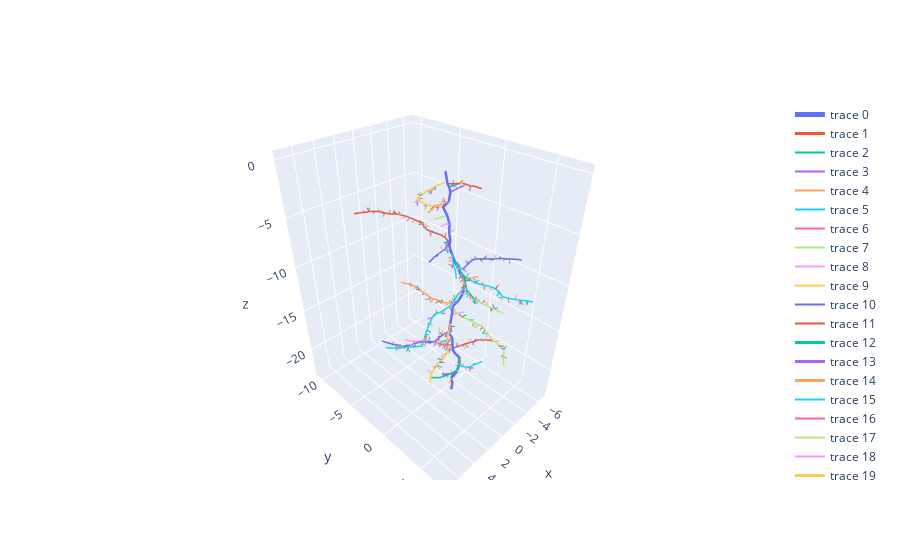

Notebook cell for this chart:
### Code cell
rs = RootSystem()
rs.readParameters(param_path)
rs.initialize()
rs.simulate(14)
pyroot = Root(rs)
# fig = pyroot.plot(draw_nodes=False)
# fig
